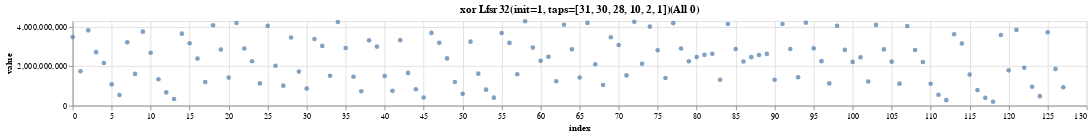
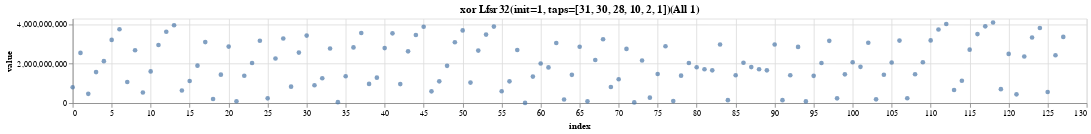
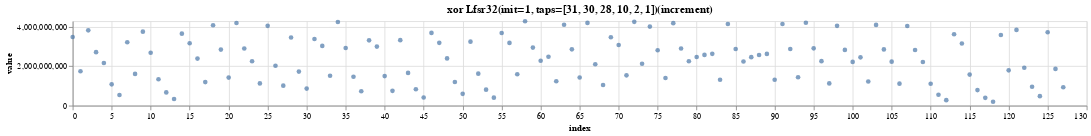
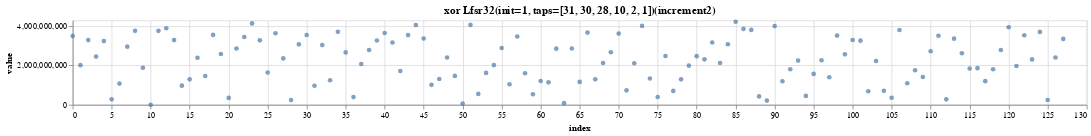

Write notebook code for charts like these, in order.
### Markdown cell above
## Bit Scramble

### Code cell
from typing import Generator, List, Optional

class Lfsr32:
    """Linear Feedback Shift Register"""

    def __init__(self, init_value: int = 1, taps: List[int] = [31, 30, 28, 10, 2,1]):
        self.init_value = init_value
        self.value = init_value
        self.taps = taps

    def __tap_bits__(self) -> int:
        return sum([1 << tap for tap in self.taps])

    def reset(self, init_value: Optional[int] = None):
        if init_value is not None:
            init_value = self.init_value
        self.value = self.init_value

    def next(self) -> int:
        tap_bits = self.__tap_bits__()
        self.value = ((self.value >> 1) ^ (-(self.value & 1) & tap_bits)) & 0xFFFFFFFF
        return self.value

    def __str__(self):
        return f"Lfsr32(init={self.init_value}, taps={self.taps})"


def scrample_datas(
    lfsr: Lfsr32,
    data: List[int],
) -> Generator[int, None, None]:
    """Scramble data with LFSR32"""
    lfsr.reset()
    return [d ^ lfsr.next() for d in data]


# test
lfsr = Lfsr32()
scramble_test_datas = [
    test_data.transform(lambda x: scrample_datas(lfsr, x), name=f"xor {lfsr}")
    for test_data in test_datas
]
for test_data in scramble_test_datas:
    test_data.display()

# decode & verify
descramble_test_datas = [
    test_data.transform(lambda x: scrample_datas(lfsr, x), name=f"xor {lfsr}")
    for test_data in scramble_test_datas
]
for test_data in descramble_test_datas:
    test_data.display()
for src, dst in zip(test_datas, descramble_test_datas):
    assert src.data == dst.data

### Figure 1 — Vega-Lite specification as saved in the notebook (floating-point values rounded to 4 significant figures)
{"config": {"view": {"continuousWidth": 300, "continuousHeight": 300}}, "data": {"name": "data-264b8aa93e46584512f53441b836120b"}, "mark": {"type": "circle"}, "encoding": {"x": {"field": "index", "type": "quantitative"}, "y": {"field": "value", "scale": {"domain": [0, 4294967295], "zero": true}, "type": "quantitative"}}, "height": 100, "title": "xor Lfsr32(init=1, taps=[31, 30, 28, 10, 2, 1])(All 0)", "width": 1200, "$schema": "https://vega.github.io/schema/vega-lite/v5.17.0.json", "datasets": {"data-264b8aa93e46584512f53441b836120b": [{"index": 0, "value": 3489661958}, {"index": 1, "value": 1744830979}, {"index": 2, "value": 3825206535}, {"index": 3, "value": 2717910661}, {"index": 4, "value": 2164262724}, {"index": 5, "value": 1082131362}, {"index": 6, "value": 541065681}, {"index": 7, "value": 3223323886}, {"index": 8, "value": 1611661943}, {"index": 9, "value": 3758622013}, {"index": 10, "value": 2684618392}, {"index": 11, "value": 1342309196}, {"index": 12, "value": 671154598}, {"index": 13, "value": 335577299}, {"index": 14, "value": 3657450607}, {"index": 15, "value": 3170903601}, {"index": 16, "value": 2390759198}, {"index": 17, "value": 1195379599}, {"index": 18, "value": 4087349697}, {"index": 19, "value": 2848982246}, {"index": 20, "value": 1424491123}, {"index": 21, "value": 4201907519}, {"index": 22, "value": 2906261145}, {"index": 23, "value": 2258437962}, {"index": 24, "value": 1129218981}, {"index": 25, "value": 4054271444}, {"index": 26, "value": 2027135722}, {"index": 27, "value": 1013567861}, {"index": 28, "value": 3459574972}, {"index": 29, "value": 1729787486}, {"index": 30, "value": 864893743}, {"index": 31, "value": 3385235857}, {"index": 32, "value": 3034794190}, {"index": 33, "value": 1517397095}, {"index": 34, "value": 4248360501}, {"index": 35, "value": 2929487644}, {"index": 36, "value": 1464743822}, {"index": 37, "value": 732371911}, {"index": 38, "value": 3318974949}, {"index": 39, "value": 3001663732}, {"index": 40, "value": 1500831866}, {"index": 41, "value": 750415933}, {"index": 42, "value": 3327999000}, {"index": 43, "value": 1663999500}, {"index": 44, "value": 831999750}, {"index": 45, "value": 415999875}, {"index": 46, "value": 3697661895}, {"index": 47, "value": 3191009253}, {"index": 48, "value": 2400809972}, {"index": 49, "value": 1200404986}, {"index": 50, "value": 600202493}, {"index": 51, "value": 3252890232}, {"index": 52, "value": 1626445116}, {"index": 53, "value": 813222558}, {"index": 54, "value": 406611279}, {"index": 55, "value": 3692967585}, {"index": 56, "value": 3188662102}, {"index": 57, "value": 1594331051}, {"index": 58, "value": 4286825427}, {"index": 59, "value": 2948720111}, {"index": 60, "value": 2279667441}, {"index": 61, "value": 2482012030}, {"index": 62, "value": 1241006015}, {"index": 63, "value": 4110162905}, {"index": 64, "value": 2860386794}, {"index": 65, "value": 1430193397}, {"index": 66, "value": 4204758652}, {"index": 67, "value": 2102379326}, {"index": 68, "value": 1051189663}, {"index": 69, "value": 3478385865}, {"index": 70, "value": 3081371234}, {"index": 71, "value": 1540685617}, {"index": 72, "value": 4260002718}, {"index": 73, "value": 2130001359}, {"index": 74, "value": 4017789665}, {"index": 75, "value": 2814200182}, {"index": 76, "value": 1407100091}, {"index": 77, "value": 4193211995}, {"index": 78, "value": 2901913387}, {"index": 79, "value": 2256262035}, {"index": 80, "value": 2470309327}, {"index": 81, "value": 2577330913}, {"index": 82, "value": 2630843766}, {"index": 83, "value": 1315421883}, {"index": 84, "value": 4147370843}, {"index": 85, "value": 2878990763}, {"index": 86, "value": 2244800723}, {"index": 87, "value": 2464578671}, {"index": 88, "value": 2574465585}, {"index": 89, "value": 2629409054}, {"index": 90, "value": 1314704527}, {"index": 91, "value": 4147012161}, {"index": 92, "value": 2878813478}, {"index": 93, "value": 1439406739}, {"index": 94, "value": 4209363279}, {"index": 95, "value": 2909986977}, {"index": 96, "value": 2260300886}, {"index": 97, "value": 1130150443}, {"index": 98, "value": 4054735123}, {"index": 99, "value": 2832672911}, {"index": 100, "value": 2221641793}, {"index": 101, "value": 2452999206}, {"index": 102, "value": 1226499603}, {"index": 103, "value": 4102911759}, {"index": 104, "value": 2856763265}, {"index": 105, "value": 2233686982}, {"index": 106, "value": 1116843491}, {"index": 107, "value": 4048081655}, {"index": 108, "value": 2829348221}, {"index": 109, "value": 2219979448}, {"index": 110, "value": 1109989724}, {"index": 111, "value": 554994862}, {"index": 112, "value": 277497431}, {"index": 113, "value": 3628410669}, {"index": 114, "value": 3156383632}, {"index": 115, "value": 1578191816}, {"index": 116, "value": 789095908}, {"index": 117, "value": 394547954}, {"index": 118, "value": 197273977}, {"index": 119, "value": 3588296890}, {"index": 120, "value": 1794148445}, {"index": 121, "value": 3849863208}, {"index": 122, "value": 1924931604}, {"index": 123, "value": 962465802}, {"index": 124, "value": 481232901}, {"index": 125, "value": 3730276356}, {"index": 126, "value": 1865138178}, {"index": 127, "value": 932569089}]}}

### Figure 2 — Vega-Lite specification as saved in the notebook (floating-point values rounded to 4 significant figures)
{"config": {"view": {"continuousWidth": 300, "continuousHeight": 300}}, "data": {"name": "data-c8f4d981f405eb867d69fbb7ad8aeb5f"}, "mark": {"type": "circle"}, "encoding": {"x": {"field": "index", "type": "quantitative"}, "y": {"field": "value", "scale": {"domain": [0, 4294967295], "zero": true}, "type": "quantitative"}}, "height": 100, "title": "xor Lfsr32(init=1, taps=[31, 30, 28, 10, 2, 1])(All 1)", "width": 1200, "$schema": "https://vega.github.io/schema/vega-lite/v5.17.0.json", "datasets": {"data-c8f4d981f405eb867d69fbb7ad8aeb5f": [{"index": 0, "value": 805305337}, {"index": 1, "value": 2550136316}, {"index": 2, "value": 469760760}, {"index": 3, "value": 1577056634}, {"index": 4, "value": 2130704571}, {"index": 5, "value": 3212835933}, {"index": 6, "value": 3753901614}, {"index": 7, "value": 1071643409}, {"index": 8, "value": 2683305352}, {"index": 9, "value": 536345282}, {"index": 10, "value": 1610348903}, {"index": 11, "value": 2952658099}, {"index": 12, "value": 3623812697}, {"index": 13, "value": 3959389996}, {"index": 14, "value": 637516688}, {"index": 15, "value": 1124063694}, {"index": 16, "value": 1904208097}, {"index": 17, "value": 3099587696}, {"index": 18, "value": 207617598}, {"index": 19, "value": 1445985049}, {"index": 20, "value": 2870476172}, {"index": 21, "value": 93059776}, {"index": 22, "value": 1388706150}, {"index": 23, "value": 2036529333}, {"index": 24, "value": 3165748314}, {"index": 25, "value": 240695851}, {"index": 26, "value": 2267831573}, {"index": 27, "value": 3281399434}, {"index": 28, "value": 835392323}, {"index": 29, "value": 2565179809}, {"index": 30, "value": 3430073552}, {"index": 31, "value": 909731438}, {"index": 32, "value": 1260173105}, {"index": 33, "value": 2777570200}, {"index": 34, "value": 46606794}, {"index": 35, "value": 1365479651}, {"index": 36, "value": 2830223473}, {"index": 37, "value": 3562595384}, {"index": 38, "value": 975992346}, {"index": 39, "value": 1293303563}, {"index": 40, "value": 2794135429}, {"index": 41, "value": 3544551362}, {"index": 42, "value": 966968295}, {"index": 43, "value": 2630967795}, {"index": 44, "value": 3462967545}, {"index": 45, "value": 3878967420}, {"index": 46, "value": 597305400}, {"index": 47, "value": 1103958042}, {"index": 48, "value": 1894157323}, {"index": 49, "value": 3094562309}, {"index": 50, "value": 3694764802}, {"index": 51, "value": 1042077063}, {"index": 52, "value": 2668522179}, {"index": 53, "value": 3481744737}, {"index": 54, "value": 3888356016}, {"index": 55, "value": 601999710}, {"index": 56, "value": 1106305193}, {"index": 57, "value": 2700636244}, {"index": 58, "value": 8141868}, {"index": 59, "value": 1346247184}, {"index": 60, "value": 2015299854}, {"index": 61, "value": 1812955265}, {"index": 62, "value": 3053961280}, {"index": 63, "value": 184804390}, {"index": 64, "value": 1434580501}, {"index": 65, "value": 2864773898}, {"index": 66, "value": 90208643}, {"index": 67, "value": 2192587969}, {"index": 68, "value": 3243777632}, {"index": 69, "value": 816581430}, {"index": 70, "value": 1213596061}, {"index": 71, "value": 2754281678}, {"index": 72, "value": 34964577}, {"index": 73, "value": 2164965936}, {"index": 74, "value": 277177630}, {"index": 75, "value": 1480767113}, {"index": 76, "value": 2887867204}, {"index": 77, "value": 101755300}, {"index": 78, "value": 1393053908}, {"index": 79, "value": 2038705260}, {"index": 80, "value": 1824657968}, {"index": 81, "value": 1717636382}, {"index": 82, "value": 1664123529}, {"index": 83, "value": 2979545412}, {"index": 84, "value": 147596452}, {"index": 85, "value": 1415976532}, {"index": 86, "value": 2050166572}, {"index": 87, "value": 1830388624}, {"index": 88, "value": 1720501710}, {"index": 89, "value": 1665558241}, {"index": 90, "value": 2980262768}, {"index": 91, "value": 147955134}, {"index": 92, "value": 1416153817}, {"index": 93, "value": 2855560556}, {"index": 94, "value": 85604016}, {"index": 95, "value": 1384980318}, {"index": 96, "value": 2034666409}, {"index": 97, "value": 3164816852}, {"index": 98, "value": 240232172}, {"index": 99, "value": 1462294384}, {"index": 100, "value": 2073325502}, {"index": 101, "value": 1841968089}, {"index": 102, "value": 3068467692}, {"index": 103, "value": 192055536}, {"index": 104, "value": 1438204030}, {"index": 105, "value": 2061280313}, {"index": 106, "value": 3178123804}, {"index": 107, "value": 246885640}, {"index": 108, "value": 1465619074}, {"index": 109, "value": 2074987847}, {"index": 110, "value": 3184977571}, {"index": 111, "value": 3739972433}, {"index": 112, "value": 4017469864}, {"index": 113, "value": 666556626}, {"index": 114, "value": 1138583663}, {"index": 115, "value": 2716775479}, {"index": 116, "value": 3505871387}, {"index": 117, "value": 3900419341}, {"index": 118, "value": 4097693318}, {"index": 119, "value": 706670405}, {"index": 120, "value": 2500818850}, {"index": 121, "value": 445104087}, {"index": 122, "value": 2370035691}, {"index": 123, "value": 3332501493}, {"index": 124, "value": 3813734394}, {"index": 125, "value": 564690939}, {"index": 126, "value": 2429829117}, {"index": 127, "value": 3362398206}]}}

### Figure 3 — Vega-Lite specification as saved in the notebook (floating-point values rounded to 4 significant figures)
{"config": {"view": {"continuousWidth": 300, "continuousHeight": 300}}, "data": {"name": "data-e642463c99dd39b37886b9f1e0830fc6"}, "mark": {"type": "circle"}, "encoding": {"x": {"field": "index", "type": "quantitative"}, "y": {"field": "value", "scale": {"domain": [0, 4294967295], "zero": true}, "type": "quantitative"}}, "height": 100, "title": "xor Lfsr32(init=1, taps=[31, 30, 28, 10, 2, 1])(increment)", "width": 1200, "$schema": "https://vega.github.io/schema/vega-lite/v5.17.0.json", "datasets": {"data-e642463c99dd39b37886b9f1e0830fc6": [{"index": 0, "value": 3489661958}, {"index": 1, "value": 1744830978}, {"index": 2, "value": 3825206533}, {"index": 3, "value": 2717910662}, {"index": 4, "value": 2164262720}, {"index": 5, "value": 1082131367}, {"index": 6, "value": 541065687}, {"index": 7, "value": 3223323881}, {"index": 8, "value": 1611661951}, {"index": 9, "value": 3758622004}, {"index": 10, "value": 2684618386}, {"index": 11, "value": 1342309191}, {"index": 12, "value": 671154602}, {"index": 13, "value": 335577310}, {"index": 14, "value": 3657450593}, {"index": 15, "value": 3170903614}, {"index": 16, "value": 2390759182}, {"index": 17, "value": 1195379614}, {"index": 18, "value": 4087349715}, {"index": 19, "value": 2848982261}, {"index": 20, "value": 1424491111}, {"index": 21, "value": 4201907498}, {"index": 22, "value": 2906261135}, {"index": 23, "value": 2258437981}, {"index": 24, "value": 1129219005}, {"index": 25, "value": 4054271437}, {"index": 26, "value": 2027135728}, {"index": 27, "value": 1013567854}, {"index": 28, "value": 3459574944}, {"index": 29, "value": 1729787459}, {"index": 30, "value": 864893745}, {"index": 31, "value": 3385235854}, {"index": 32, "value": 3034794222}, {"index": 33, "value": 1517397062}, {"index": 34, "value": 4248360471}, {"index": 35, "value": 2929487679}, {"index": 36, "value": 1464743850}, {"index": 37, "value": 732371938}, {"index": 38, "value": 3318974915}, {"index": 39, "value": 3001663699}, {"index": 40, "value": 1500831826}, {"index": 41, "value": 750415892}, {"index": 42, "value": 3327999026}, {"index": 43, "value": 1663999527}, {"index": 44, "value": 831999786}, {"index": 45, "value": 415999918}, {"index": 46, "value": 3697661929}, {"index": 47, "value": 3191009226}, {"index": 48, "value": 2400809924}, {"index": 49, "value": 1200404939}, {"index": 50, "value": 600202447}, {"index": 51, "value": 3252890187}, {"index": 52, "value": 1626445064}, {"index": 53, "value": 813222571}, {"index": 54, "value": 406611321}, {"index": 55, "value": 3692967574}, {"index": 56, "value": 3188662126}, {"index": 57, "value": 1594331026}, {"index": 58, "value": 4286825449}, {"index": 59, "value": 2948720084}, {"index": 60, "value": 2279667405}, {"index": 61, "value": 2482011971}, {"index": 62, "value": 1241005953}, {"index": 63, "value": 4110162918}, {"index": 64, "value": 2860386730}, {"index": 65, "value": 1430193332}, {"index": 66, "value": 4204758590}, {"index": 67, "value": 2102379389}, {"index": 68, "value": 1051189723}, {"index": 69, "value": 3478385804}, {"index": 70, "value": 3081371172}, {"index": 71, "value": 1540685686}, {"index": 72, "value": 4260002774}, {"index": 73, "value": 2130001286}, {"index": 74, "value": 4017789611}, {"index": 75, "value": 2814200125}, {"index": 76, "value": 1407100151}, {"index": 77, "value": 4193211926}, {"index": 78, "value": 2901913445}, {"index": 79, "value": 2256262108}, {"index": 80, "value": 2470309279}, {"index": 81, "value": 2577330864}, {"index": 82, "value": 2630843684}, {"index": 83, "value": 1315421928}, {"index": 84, "value": 4147370767}, {"index": 85, "value": 2878990846}, {"index": 86, "value": 2244800645}, {"index": 87, "value": 2464578616}, {"index": 88, "value": 2574465641}, {"index": 89, "value": 2629409095}, {"index": 90, "value": 1314704597}, {"index": 91, "value": 4147012122}, {"index": 92, "value": 2878813562}, {"index": 93, "value": 1439406798}, {"index": 94, "value": 4209363217}, {"index": 95, "value": 2909987070}, {"index": 96, "value": 2260300854}, {"index": 97, "value": 1130150474}, {"index": 98, "value": 4054735217}, {"index": 99, "value": 2832673004}, {"index": 100, "value": 2221641765}, {"index": 101, "value": 2452999235}, {"index": 102, "value": 1226499701}, {"index": 103, "value": 4102911848}, {"index": 104, "value": 2856763369}, {"index": 105, "value": 2233686959}, {"index": 106, "value": 1116843401}, {"index": 107, "value": 4048081564}, {"index": 108, "value": 2829348113}, {"index": 109, "value": 2219979477}, {"index": 110, "value": 1109989682}, {"index": 111, "value": 554994881}, {"index": 112, "value": 277497383}, {"index": 113, "value": 3628410716}, {"index": 114, "value": 3156383714}, {"index": 115, "value": 1578191803}, {"index": 116, "value": 789095824}, {"index": 117, "value": 394547847}, {"index": 118, "value": 197273871}, {"index": 119, "value": 3588296909}, {"index": 120, "value": 1794148389}, {"index": 121, "value": 3849863249}, {"index": 122, "value": 1924931694}, {"index": 123, "value": 962465905}, {"index": 124, "value": 481233017}, {"index": 125, "value": 3730276473}, {"index": 126, "value": 1865138300}, {"index": 127, "value": 932569214}]}}

### Figure 4 — Vega-Lite specification as saved in the notebook (floating-point values rounded to 4 significant figures)
{"config": {"view": {"continuousWidth": 300, "continuousHeight": 300}}, "data": {"name": "data-2c5c97f7cec4b6a85d02b29f67474e00"}, "mark": {"type": "circle"}, "encoding": {"x": {"field": "index", "type": "quantitative"}, "y": {"field": "value", "scale": {"domain": [0, 4294967295], "zero": true}, "type": "quantitative"}}, "height": 100, "title": "xor Lfsr32(init=1, taps=[31, 30, 28, 10, 2, 1])(increment2)", "width": 1200, "$schema": "https://vega.github.io/schema/vega-lite/v5.17.0.json", "datasets": {"data-2c5c97f7cec4b6a85d02b29f67474e00": [{"index": 0, "value": 3489661958}, {"index": 1, "value": 2013266435}, {"index": 2, "value": 3288335623}, {"index": 3, "value": 2449475205}, {"index": 4, "value": 3238004548}, {"index": 5, "value": 276824994}, {"index": 6, "value": 1077936593}, {"index": 7, "value": 2954888430}, {"index": 8, "value": 3759145591}, {"index": 9, "value": 1879573821}, {"index": 10, "value": 263832}, {"index": 11, "value": 3758228300}, {"index": 12, "value": 3892380070}, {"index": 13, "value": 3288367315}, {"index": 14, "value": 973096047}, {"index": 15, "value": 1291855409}, {"index": 16, "value": 2390759198}, {"index": 17, "value": 1463815055}, {"index": 18, "value": 3550478785}, {"index": 19, "value": 2580546790}, {"index": 20, "value": 350749299}, {"index": 21, "value": 2859730239}, {"index": 22, "value": 3443132057}, {"index": 23, "value": 4137486154}, {"index": 24, "value": 3276702629}, {"index": 25, "value": 1638352340}, {"index": 26, "value": 3637748458}, {"index": 27, "value": 2355745141}, {"index": 28, "value": 238349500}, {"index": 29, "value": 3071964766}, {"index": 30, "value": 3549248303}, {"index": 31, "value": 969316753}, {"index": 32, "value": 3034794190}, {"index": 33, "value": 1248961639}, {"index": 34, "value": 3711489589}, {"index": 35, "value": 2661052188}, {"index": 36, "value": 391001998}, {"index": 37, "value": 2074549191}, {"index": 38, "value": 2782104037}, {"index": 39, "value": 3270099188}, {"index": 40, "value": 3648315514}, {"index": 41, "value": 3166335037}, {"index": 42, "value": 1717386264}, {"index": 43, "value": 3543047692}, {"index": 44, "value": 4053225222}, {"index": 45, "value": 3368789891}, {"index": 46, "value": 1013307335}, {"index": 47, "value": 1311961061}, {"index": 48, "value": 2400809972}, {"index": 49, "value": 1468840442}, {"index": 50, "value": 63331581}, {"index": 51, "value": 4058196600}, {"index": 52, "value": 552703292}, {"index": 53, "value": 1618528926}, {"index": 54, "value": 2017224015}, {"index": 55, "value": 2887661217}, {"index": 56, "value": 1041178454}, {"index": 57, "value": 3473379243}, {"index": 58, "value": 1602470867}, {"index": 59, "value": 532801007}, {"index": 60, "value": 1205925617}, {"index": 61, "value": 1139834750}, {"index": 62, "value": 2851618751}, {"index": 63, "value": 83631065}, {"index": 64, "value": 2860386794}, {"index": 65, "value": 1161757941}, {"index": 66, "value": 3667887740}, {"index": 67, "value": 1297072958}, {"index": 68, "value": 2124931487}, {"index": 69, "value": 2673079497}, {"index": 70, "value": 3618242146}, {"index": 71, "value": 735379249}, {"index": 72, "value": 2112519070}, {"index": 73, "value": 4009049551}, {"index": 74, "value": 1333435105}, {"index": 75, "value": 398281078}, {"index": 76, "value": 2480841915}, {"index": 77, "value": 703551067}, {"index": 78, "value": 1291300651}, {"index": 79, "value": 1987826579}, {"index": 80, "value": 2470309327}, {"index": 81, "value": 2308895457}, {"index": 82, "value": 3167714678}, {"index": 83, "value": 2120728251}, {"index": 84, "value": 3073629019}, {"index": 85, "value": 4221168043}, {"index": 86, "value": 3855413459}, {"index": 87, "value": 3806755951}, {"index": 88, "value": 426981937}, {"index": 89, "value": 213489950}, {"index": 90, "value": 3999059087}, {"index": 91, "value": 1194222145}, {"index": 92, "value": 1805071654}, {"index": 93, "value": 2244713107}, {"index": 94, "value": 451266895}, {"index": 95, "value": 1567809697}, {"index": 96, "value": 2260300886}, {"index": 97, "value": 1398585899}, {"index": 98, "value": 3517864211}, {"index": 99, "value": 2564237455}, {"index": 100, "value": 3295383617}, {"index": 101, "value": 3258305574}, {"index": 102, "value": 689628691}, {"index": 103, "value": 2223863567}, {"index": 104, "value": 709279617}, {"index": 105, "value": 354638790}, {"index": 106, "value": 3801198051}, {"index": 107, "value": 1095291639}, {"index": 108, "value": 1755606397}, {"index": 109, "value": 1414673080}, {"index": 110, "value": 2720602460}, {"index": 111, "value": 3507784878}, {"index": 112, "value": 277497431}, {"index": 113, "value": 3359975213}, {"index": 114, "value": 2619512720}, {"index": 115, "value": 1846627272}, {"index": 116, "value": 1862837732}, {"index": 117, "value": 1199854322}, {"index": 118, "value": 1807886713}, {"index": 119, "value": 2782990522}, {"index": 120, "value": 3941632093}, {"index": 121, "value": 1970815016}, {"index": 122, "value": 3535544340}, {"index": 123, "value": 2304643082}, {"index": 124, "value": 3702458373}, {"index": 125, "value": 240615428}, {"index": 126, "value": 2402009090}, {"index": 127, "value": 3348488193}]}}
